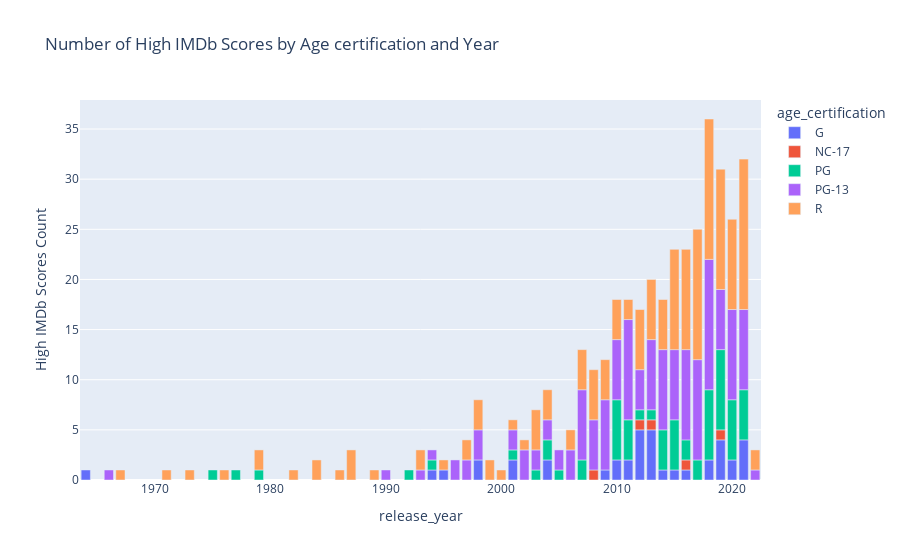

This figure's notebook cell:
### Code cell
# Interactive charts
# For very dense data, using interactive charts allows the user to zoom and pan to view detailed information.
# !pip install plotly

movies_df4 = high_rated_movies.groupby(["age_certification", "release_year"])["age_certification"].count().reset_index(name="high_rated_score_count")

fig = px.bar(movies_df4, x='release_year', y='high_rated_score_count', color='age_certification',
             labels={'high_rated_score_count': 'High IMDb Scores Count'},
             title='Number of High IMDb Scores by Age certification and Year')
fig.show()

### Figure 1 — Plotly figure (JSON) as saved in the notebook; plotly's stock layout.template omitted (floating-point values rounded to 4 significant figures)
{"data": [{"alignmentgroup": "True", "hovertemplate": "age_certification=G<br>release_year=%{x}<br>High IMDb Scores Count=%{y}<extra></extra>", "legendgroup": "G", "marker": {"color": "#636efa", "pattern": {"shape": ""}}, "name": "G", "offsetgroup": "G", "orientation": "v", "showlegend": true, "textposition": "auto", "type": "bar", "x": [1964, 1994, 1995, 1998, 2001, 2004, 2009, 2010, 2011, 2012, 2013, 2014, 2015, 2016, 2018, 2019, 2020, 2021], "xaxis": "x", "y": [1, 1, 1, 2, 2, 2, 1, 2, 2, 5, 5, 1, 1, 1, 2, 4, 2, 4], "yaxis": "y"}, {"alignmentgroup": "True", "hovertemplate": "age_certification=NC-17<br>release_year=%{x}<br>High IMDb Scores Count=%{y}<extra></extra>", "legendgroup": "NC-17", "marker": {"color": "#EF553B", "pattern": {"shape": ""}}, "name": "NC-17", "offsetgroup": "NC-17", "orientation": "v", "showlegend": true, "textposition": "auto", "type": "bar", "x": [2008, 2012, 2013, 2016, 2019], "xaxis": "x", "y": [1, 1, 1, 1, 1], "yaxis": "y"}, {"alignmentgroup": "True", "hovertemplate": "age_certification=PG<br>release_year=%{x}<br>High IMDb Scores Count=%{y}<extra></extra>", "legendgroup": "PG", "marker": {"color": "#00cc96", "pattern": {"shape": ""}}, "name": "PG", "offsetgroup": "PG", "orientation": "v", "showlegend": true, "textposition": "auto", "type": "bar", "x": [1975, 1977, 1979, 1992, 1994, 2001, 2003, 2004, 2005, 2007, 2010, 2011, 2012, 2013, 2014, 2015, 2016, 2017, 2018, 2019, 2020, 2021], "xaxis": "x", "y": [1, 1, 1, 1, 1, 1, 1, 2, 1, 2, 6, 4, 1, 1, 4, 5, 2, 2, 7, 8, 6, 5], "yaxis": "y"}, {"alignmentgroup": "True", "hovertemplate": "age_certification=PG-13<br>release_year=%{x}<br>High IMDb Scores Count=%{y}<extra></extra>", "legendgroup": "PG-13", "marker": {"color": "#ab63fa", "pattern": {"shape": ""}}, "name": "PG-13", "offsetgroup": "PG-13", "orientation": "v", "showlegend": true, "textposition": "auto", "type": "bar", "x": [1966, 1990, 1993, 1994, 1996, 1997, 1998, 2001, 2002, 2003, 2004, 2005, 2006, 2007, 2008, 2009, 2010, 2011, 2012, 2013, 2014, 2015, 2016, 2017, 2018, 2019, 2020, 2021, 2022], "xaxis": "x", "y": [1, 1, 1, 1, 2, 2, 3, 2, 3, 2, 2, 2, 3, 7, 5, 7, 6, 10, 4, 7, 8, 7, 9, 10, 13, 6, 9, 8, 1], "yaxis": "y"}, {"alignmentgroup": "True", "hovertemplate": "age_certification=R<br>release_year=%{x}<br>High IMDb Scores Count=%{y}<extra></extra>", "legendgroup": "R", "marker": {"color": "#FFA15A", "pattern": {"shape": ""}}, "name": "R", "offsetgroup": "R", "orientation": "v", "showlegend": true, "textposition": "auto", "type": "bar", "x": [1967, 1971, 1973, 1976, 1979, 1982, 1984, 1986, 1987, 1989, 1993, 1995, 1997, 1998, 1999, 2000, 2001, 2002, 2003, 2004, 2006, 2007, 2008, 2009, 2010, 2011, 2012, 2013, 2014, 2015, 2016, 2017, 2018, 2019, 2020, 2021, 2022], "xaxis": "x", "y": [1, 1, 1, 1, 2, 1, 2, 1, 3, 1, 2, 1, 2, 3, 2, 1, 1, 1, 4, 3, 2, 4, 5, 4, 4, 2, 6, 6, 5, 10, 10, 13, 14, 12, 9, 15, 2], "yaxis": "y"}], "layout": {"barmode": "relative", "legend": {"title": {"text": "age_certification"}, "tracegroupgap": 0}, "title": {"text": "Number of High IMDb Scores by Age certification and Year"}, "xaxis": {"anchor": "y", "domain": [0, 1], "title": {"text": "release_year"}}, "yaxis": {"anchor": "x", "domain": [0, 1], "title": {"text": "High IMDb Scores Count"}}}}
